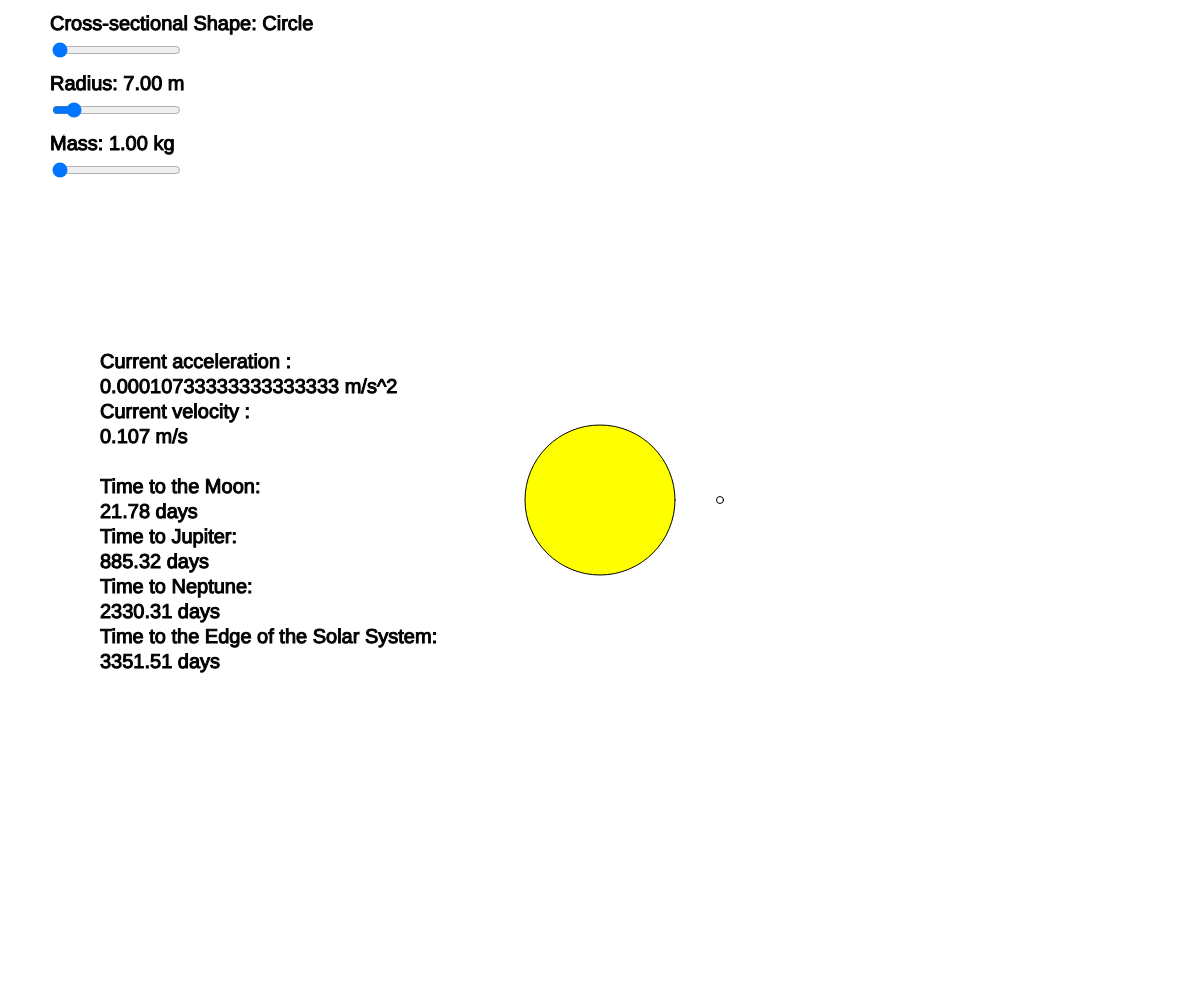
Frame 1 (no input)
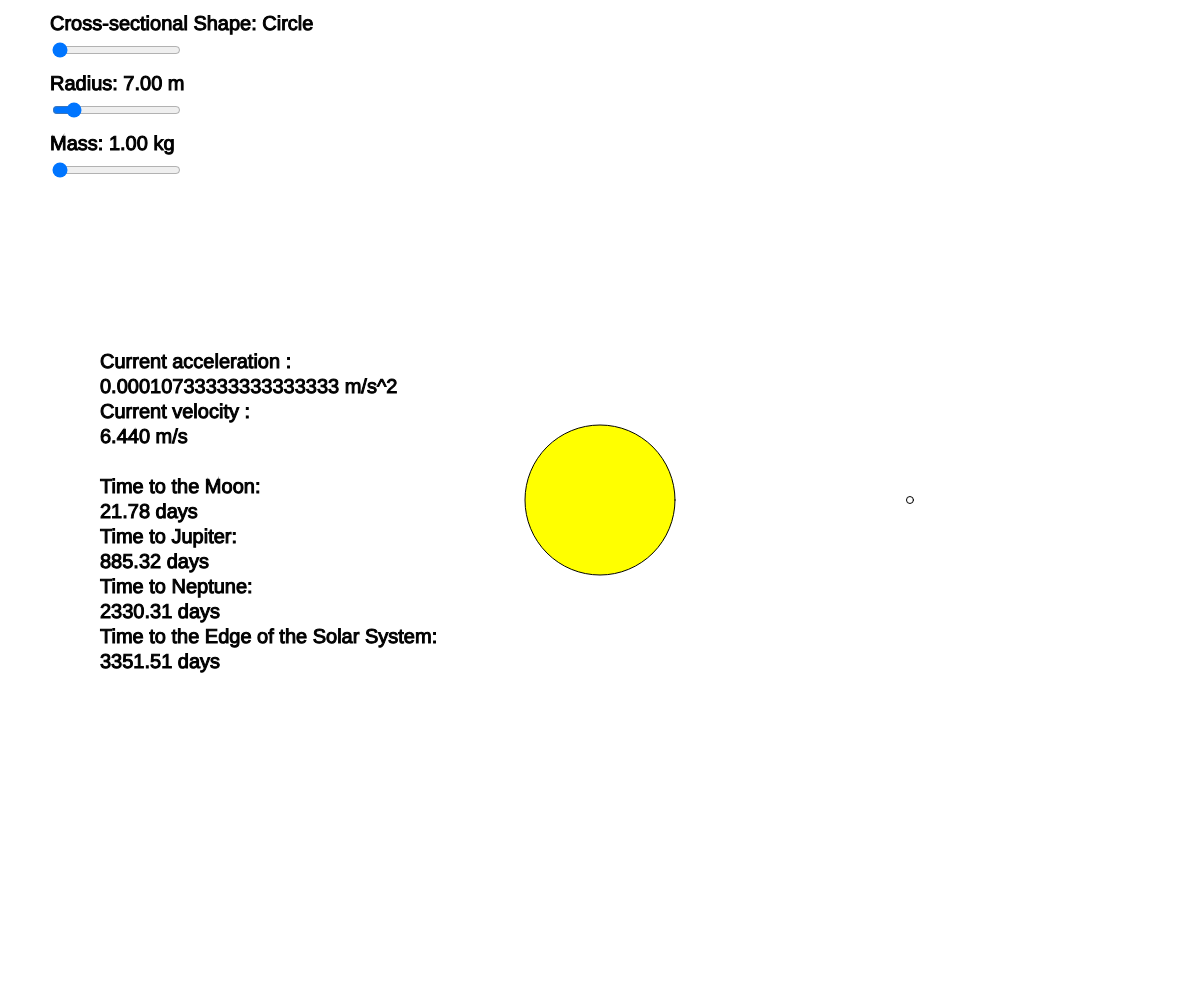
Frame 60 (no input)
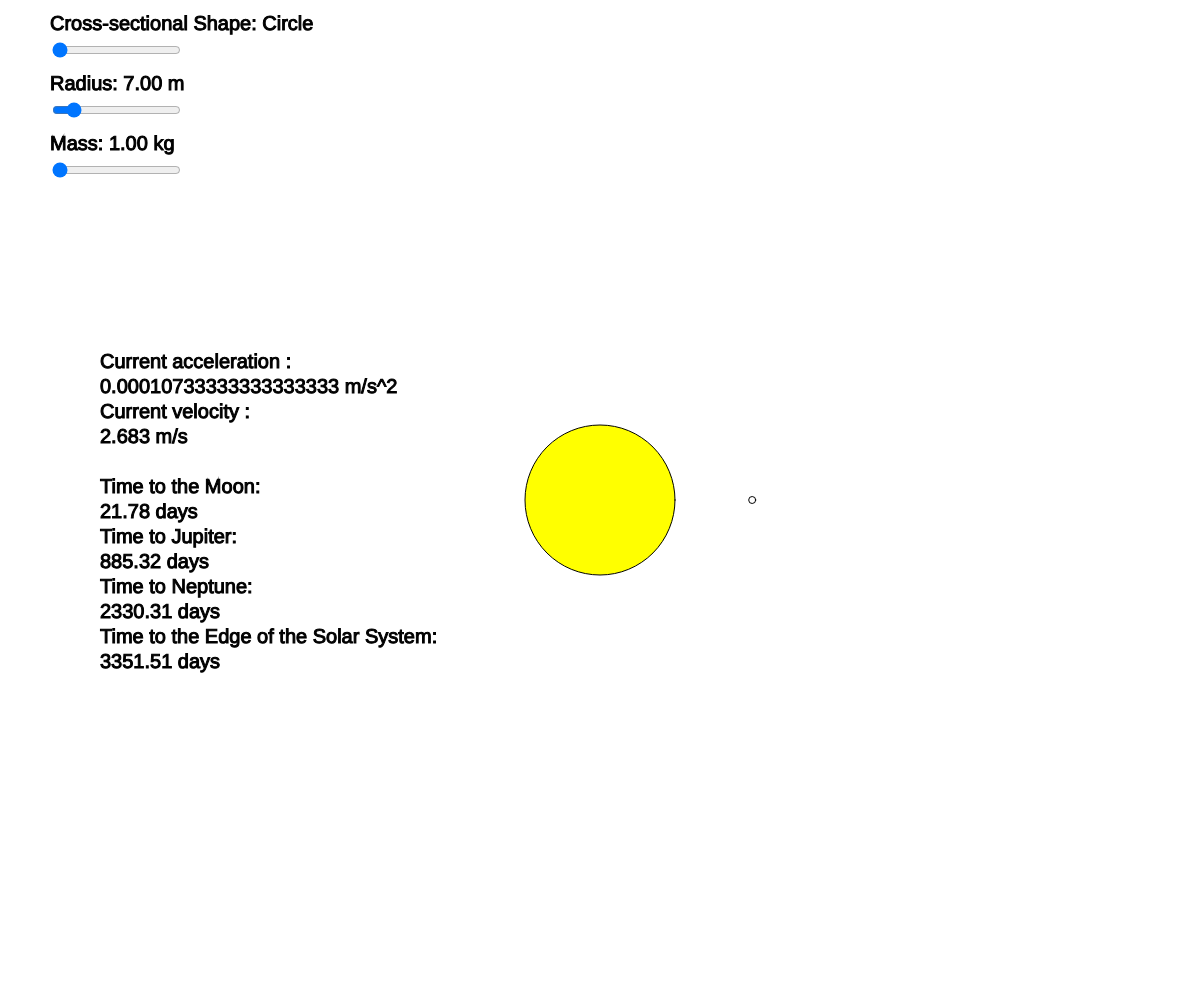
Frame 120 (the mouse pressed at the canvas centre since frame 60)

The p5.js sketch that drew these frames (run headless with seeded random() and noise() and a simulated clock; from frame 60 on, the mouse is pressed at the canvas centre):

// p5.js sketch
// ── sketch.js
var BSlider
var r
function setup() {
  createCanvas(windowWidth, windowHeight);
  xii = width/2 + 120;
  xi = xii;
  yi = height/2 ;
  vi = 0;
  v = vi;
  t = 0;
  c=3e8;
  s=1.4e3;
  SSlider = createSlider(1,2,1,1);
  SSlider.position(50,40)
  BSlider = createSlider(1, 50, 7,0);
  BSlider.position(50,100);
  MSlider = createSlider(1,50,1,0);
  MSlider.position(50,160);
  r = BSlider.value();
  sh = SSlider.value();

}


function draw() {
  background(255)
  fill('yellow')
  stroke('black')
  sun = ellipse(width/2,height/2, 150,150)
  fill('white')
  stroke('black')
  sh = SSlider.value();
  if (sh == 1)
  {
    r = BSlider.value();
    solsail = ellipse(xi,yi,r,r);
    ar = 3.14*r^2;
    m = MSlider.value();
    a = (s*ar)/(c*m);
    v = v + 1000*a;
    xi = xi + v;
    fill(0)
    textSize(20)
    text("Cross-sectional Shape: Circle",50,30)
    text("Radius: "+ r.toFixed(2) + " m",50,90)
    text("Mass: " + m.toFixed(2) + " kg",50,150)
    text("Current acceleration : ",100,height/3+35)
    text(a+" m/s^2",100,height/3+60)
    text("Current velocity : ", 100,height/3+85)
    text(v.toFixed(3)+" m/s",100,height/3+110)
    text("Time to the Moon: ", 100,height/3+160)
    tmoon = sqrt(3.8e8/a)/(60*60*24);
    text(tmoon.toFixed(2)+" days",100,height/3+185)
    text("Time to Jupiter: ", 100,height/3+210)
    tjupiter = sqrt(6.28e11/a)/(60*60*24);
    text(tjupiter.toFixed(2)+" days",100,height/3+235)
    text("Time to Neptune: ",100, height/3 + 260)
    tneptune = sqrt(4.351e12/a)/(60*60*24);
    text(tneptune.toFixed(2) + " days",100, height/3 + 285)
    text("Time to the Edge of the Solar System: ",100, height/3 + 310)
    tedge = sqrt(9e12/a)/(60*60*24);
    text(tedge.toFixed(2) + " days",100, height/3 + 335)
    if (xi > width)
    {
      xi = xii;
      v = vi;
    }
  }
  if (sh==2)
  {
    r = BSlider.value();
    solsail = rect(xi-r,yi-r,r,r);
    ar = r^2;
    m = MSlider.value();
    a = (s*ar)/(c*m);
    v = v + 1000*a;
    xi = xi + v;
    fill(0)
    textSize(20)
    text("Cross-sectional Shape: Square",50,30)
    text("Side length: "+ r.toFixed(2) + " m",50,90)
    text("Mass: " + m.toFixed(2) + " kg",50,150)
    text("Current acceleration : ",100,height/3+35)
    text(a+" m/s^2",100,height/3+60)
    text("Current velocity : ", 100,height/3+85)
    text(v.toFixed(3)+" m/s",100,height/3+110)
    text("Time to the Moon: ", 100,height/3+160)
    tmoon = sqrt(3.8e8/a)/(60*60*24);
    text(tmoon.toFixed(2)+" days",100,height/3+185)
    text("Time to Jupiter (first gas giant): ", 100,height/3+210)
    tjupiter = sqrt(6.28e11/a)/(60*60*24);
    text(tjupiter.toFixed(2)+" days",100,height/3+235)
    text("Time to Neptune (last planet in the solar system): ",100, height/3 + 260)
    tneptune = sqrt(4.351e12/a)/(60*60*24);
    text(tneptune.toFixed(2) + " days",100, height/3 + 285)
    text("Time to the Edge of the Solar System: ",100, height/3 + 310)
    tedge = sqrt(9e12/a)/(60*60*24);
    text(tedge.toFixed(2) + " days",100, height/3 + 335)
    if (xi > width)
    {
      xi = xii;
      v = vi;
    }
  }
  }
